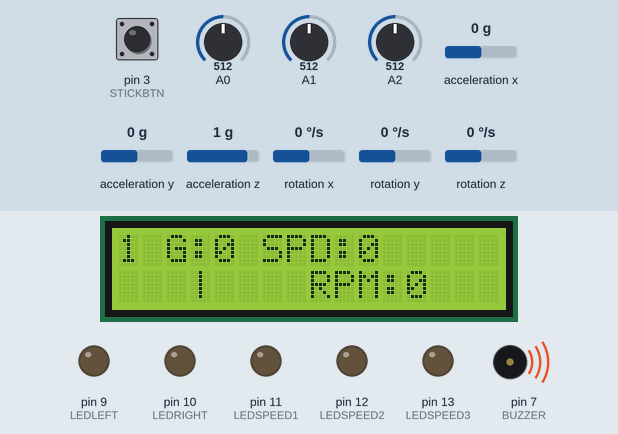
The program below on a simulated Arduino Uno, built with avr-gcc and run on an emulated ATmega328P. Shown: 16×2 character LCD, output pins drawn as LEDs (lit = HIGH), buzzer (waves = sounding). Wiring (inferred from the names in the program): MPU-6050 motion sensor at I2C address 0x68. Dashed ring = blinking. The test bench sets the inputs (shaded band); at power-on: A2 = 512, acceleration y 0 g, A1 = 512, pin 3 (STICKBTN) HIGH, A0 = 512, acceleration x 0 g, acceleration z 1 g, rotation x 0 °/s, rotation y 0 °/s, rotation z 0 °/s. Pins used as bus, display or sensor lines are not drawn; what the program prints to the serial monitor is not drawn.

Above: at 2.04 s.
2.8 s: A2 set to 467
4.3 s: A2 set to 438
At 4.7 s:
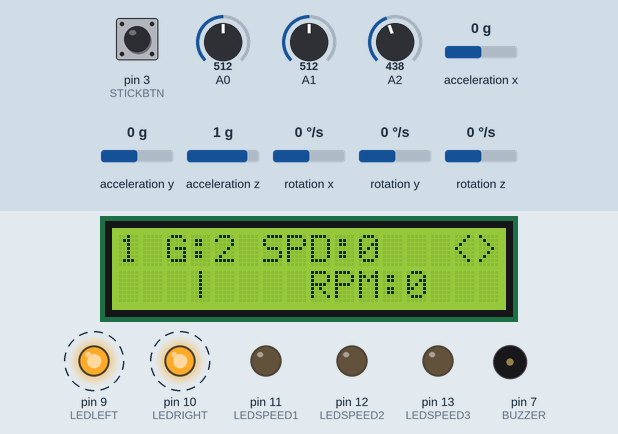
6.8 s: acceleration y set to -1.4 g
At 8.1 s:
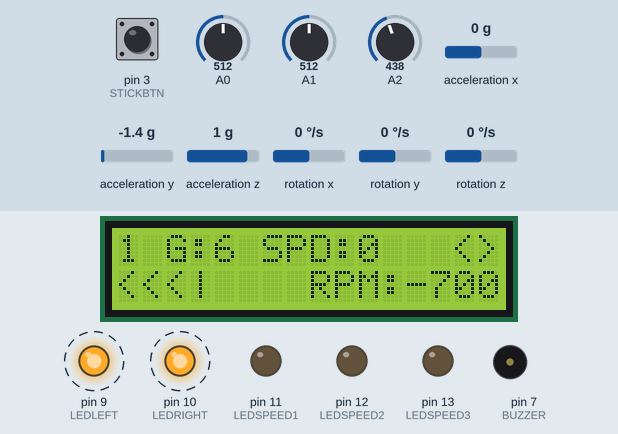
9.8 s: acceleration y set to 0.8 g
At 10.4 s:
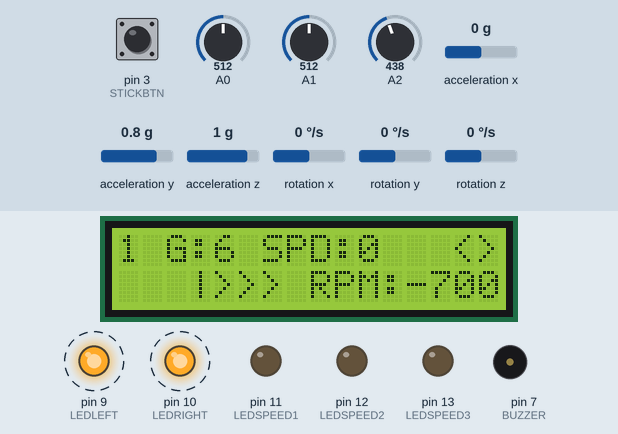
12.8 s: A1 set to 534
At 14.24 s:
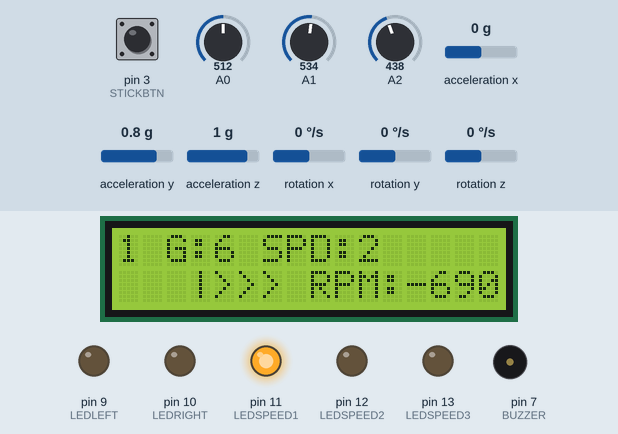
15.2 s: A2 set to 401
16.7 s: A2 set to 380
At 20.2 s:
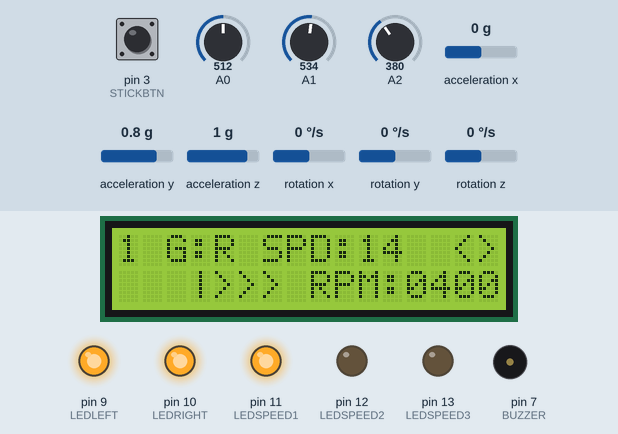
Timing chart, 0 to 20.7 s (numbered marks = the images above; inputs shaded):
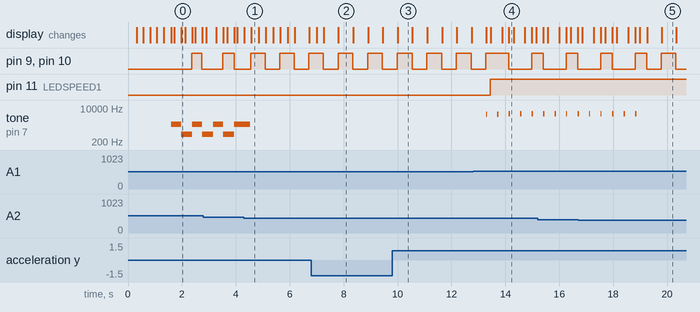

Measured:
- the behaviour switches between 450 and 449 on A2 (found by bisection; images 0 and 1)
- the behaviour switches between 520 and 521 on A1 (found by bisection; images 3 and 4)
- the behaviour switches between 390 and 389 on A2 (found by bisection; images 4 and 5)
- after the input at 6.8 s, the display: changes after 0.19 s (image 2)
- after the input at 9.8 s, the display: first differs from a run without the input after 0.21 s (image 3)
- after the input at 12.8 s, pin 11 (LEDSPEED1): LOW → HIGH after 0.63 s; tone on pin 7 (BUZZER): plays 5000 Hz for 0.05 s, 5010 Hz for 0.05 s, 5020 Hz for 0.05 s, 5030 Hz for 0.05 s, 5040 Hz for 0.05 s, starting after 0.48 s; the display: first differs from a run without the input after 0.65 s (image 4 shows a later state)
- after the input at 16.7 s, tone on pin 7 (BUZZER): goes on until 18.9 s, then stays silent

The program:

main.cpp
```cpp
#include "shared.h"
#include "gear.h"
#include "lcd.h"
#include "buzzer.h"
#include "engine.h"
#include "control.h"

static int aBtnValue = 0;

LiquidCrystal_I2C lcd(0x27, 2, 1, 0, 4, 5, 6, 7, 3, POSITIVE);
const int MPU_addr=0x68;   // I2C address of the MPU-6050
int16_t AcX,AcY,AcZ,Tmp,GyX,GyY,GyZ;

void setup() {
  Wire.begin();
  Wire.beginTransmission(MPU_addr);
  Wire.write(0x6B);  // PWR_MGMT_1 register
  Wire.write(0);     // set to zero (wakes up the MPU-6050)
  Wire.endTransmission(true);
  Serial.begin(9600);
  StartLCD(&lcd);
  // Inputs
  pinMode(A0, INPUT);
  pinMode(A1, INPUT);
  pinMode(A2, INPUT);
  pinMode(STICKBTN, INPUT);
  // Outputs
  pinMode(A4, OUTPUT);
  pinMode(A5, OUTPUT);
  pinMode(BUZZER, OUTPUT);
  pinMode(LEDLEFT, OUTPUT);
  pinMode(LEDRIGHT, OUTPUT);
  pinMode(LEDSPEED1, OUTPUT);
  pinMode(LEDSPEED2, OUTPUT);
  pinMode(LEDSPEED3, OUTPUT);
  timer = millis();
  BlinkAll(&car);
}

void(* resetFunc) (void) = 0;

void loop() {
  aBtnValue = 0;
  Wire.beginTransmission(MPU_addr);
  Wire.write(0x3B);                     // starting with register 0x3B (ACCEL_XOUT_H)
  Wire.endTransmission(false);
  Wire.requestFrom(MPU_addr,14,true);   // request a total of 14 registers

  GyX = Wire.read()<<8|Wire.read();     // 0x43 (GYRO_XOUT_H) & 0x44 (GYRO_XOUT_L)
  GyY = Wire.read()<<8|Wire.read();     // 0x45 (GYRO_YOUT_H) & 0x46 (GYRO_YOUT_L)
  GyZ = Wire.read()<<8|Wire.read();     // 0x47 (GYRO_ZOUT_H) & 0x48 (GYRO_ZOUT_L)
  Tmp = Wire.read()<<8|Wire.read();     // 0x41 (TEMP_OUT_H) & 0x42 (TEMP_OUT_L)
  Serial.print("TEMP:");
  Serial.println((Tmp / 340.00) + 36.53);
  // Driving Wheel
  if (GyY < -4000 || GyY > 4000)  {
    //Serial.print(" | GyX = "); Serial.print(GyX);
    //Serial.print(" | GyY = "); Serial.println(GyY);
    //Serial.print(" | GyZ = "); Serial.println(GyZ);
    //delay(500);
    GyY < 0 ? LCDTurnLeft(GyY) : LCDTurnRight(GyY);
  }

  if (digitalRead(STICKBTN) == LOW) {
     Buzz();
  }
  car.stickX = analogRead(A0);
  car.stickY = analogRead(A1);
  aBtnValue = analogRead(A2);

  if (aBtnValue > 100) {
    //Serial.print("BtnValue: ");
    //Serial.println(aBtnValue);
    // Left Blinker
    aBtnValue >= 240 && aBtnValue < 270 ? BlinkLeft(&car) : NULL;
    // Right Blinker
    aBtnValue >= 270 && aBtnValue < 300 ? BlinkRight(&car) : NULL;
    // Gear Down
    aBtnValue >= 300 && aBtnValue < 390 ? GearDown(&car) : NULL;
    // Gear Up
    aBtnValue >= 400 && aBtnValue < 450 ? GearUp(&car) : NULL;
    // Start
    aBtnValue >= 450 && aBtnValue < 600 ? StartStop(&car) : NULL;
    delay(250);
  }
  // Control
  CarState(&car);
}
```

buzzer.cpp
```cpp
#include "buzzer.h"

void Buzz() {
  tone(BUZZER, 1500, 500);
  Serial.println("BUZZ!");
  delay(500);
}

void Alarm() {
  tone(BUZZER, 2500, 500);
  Serial.println("ALARM!");
  delay(500);
}

void EngineWorking(int freq) {
  tone(BUZZER, freq, 500);
  delay(50);
  tone(BUZZER, 0, 0);
}

void EngineStart() {
  tone(BUZZER, 1500, 600);
  delay(100);
}

void EngineStop() {
  tone(BUZZER, 500, 600);
  delay(100);
}
```

buzzer.h
```cpp
#ifndef BUZZER_H
#define BUZZER_H

#include "shared.h"

void Buzz();

void Alarm();

void EngineStart();

void EngineStop();

void EngineWorking(int freq);

#endif
```

control.cpp
```cpp
#include "control.h"

void CarState(Car *car) {
// Left Blinker [OK]
if (car->leftBlink == 1) {
  /*digitalWrite(LEDLEFT, HIGH);
  LCDBlinkLeft(1);
  delay(250);
  digitalWrite(LEDLEFT, LOW);
  LCDBlinkLeft(0);
  delay(250);*/
  if (millis() > timer + (period / 2)) {
    //timer = millis();
    digitalWrite(LEDRIGHT, LOW);
    digitalWrite(LEDLEFT, HIGH);
    LCDBlinkLeft(1);
    Serial.println("BlinkLeftOn");
  }
  if (millis() > timer + period) {
    timer = millis();
    digitalWrite(LEDLEFT, LOW);
    LCDBlinkLeft(0);
    Serial.println("BlinkLeftOff");
  }
}
// Right Blinker [OK]
if (car->rightBlink == 1) {
  /*digitalWrite(LEDRIGHT, HIGH);
  LCDBlinkRight(1);
  delay(250);
  digitalWrite(LEDRIGHT, LOW);
  LCDBlinkRight(0);
  delay(250);*/
  if (millis() > timer + (period / 2)) {
    digitalWrite(LEDLEFT, LOW);
    digitalWrite(LEDRIGHT, HIGH);
    LCDBlinkRight(1);
    Serial.println("BlinkRightOn");
  }
  if (millis() > timer + period) {
    timer = millis();
    digitalWrite(LEDRIGHT, LOW);
    LCDBlinkRight(0);
    Serial.println("BlinkRightOff");
  }
}
if (car->blinkAll == 1) {
  /*digitalWrite(LEDLEFT, HIGH);
  digitalWrite(LEDRIGHT, HIGH);
  LCDBlinkAll(1);
  delay(250);
  digitalWrite(LEDLEFT, LOW);
  digitalWrite(LEDRIGHT, LOW);
  LCDBlinkAll(0);
  delay(250);*/
  if (millis() > timer + (period / 2)) {
    digitalWrite(LEDLEFT, HIGH);
    digitalWrite(LEDRIGHT, HIGH);
    LCDBlinkAll(1);
    Serial.println("BlinkAllOn");
  }
  if (millis() > timer + period) {
    timer = millis();
    digitalWrite(LEDLEFT, LOW);
    digitalWrite(LEDRIGHT, LOW);
    LCDBlinkAll(0);
    Serial.println("BlinkAllOff");
  }
}
// If Car Working
if (car->carOn == 1) {
    // Car Working
    if (car->stickY > 520) {
      Serial.println(car->stickY);
      if (car->gear >= 1 && car->speed < 50) {
        car->speed += SpeedUp(&car->stickY, &car->speed);
      }
      else if (car->gear >= 2 && car->speed < 100) {
        car->speed += SpeedUp(&car->stickY, &car->speed);
      }
      else if (car->gear >= 2 && car->speed < 100) {
        car->speed += SpeedUp(&car->stickY, &car->speed);
      }
      else if (car->gear >= 3 && car->speed < 150) {
        car->speed += SpeedUp(&car->stickY, &car->speed);
      }
      else if (car->gear >= 4 && car->speed < 200) {
        car->speed += SpeedUp(&car->stickY, &car->speed);
      }
      else if (car->gear >= 5 && car->speed < 250) {
        car->speed += SpeedUp(&car->stickY, &car->speed);
      }
      else if (car->gear >= 6 && car->speed < 300) {
        car->speed += SpeedUp(&car->stickY, &car->speed);
      }
    }
    else if (car->stickY < 500 && car->speed > 0) {
      Serial.println(car->stickY);
      car->speed -= SpeedDown(&car->stickY);
    }
    Leds(&car->speed);
    LCDSpeed(&car->speed);
    LCDRPM(&car->gear, &car->speed);
  }
  else {

  }
}
```

control.h
```cpp
#ifndef CONTROL_H
#define CONTROL_H

#include "shared.h"
#include "lcd.h"
#include "engine.h"
#include "lights.h"

void CarState(Car *car);

#endif
```

engine.cpp
```cpp
#include "engine.h"

int StartStop(Car *car) {
  if (car->carOn == 0) {
    EngineStart();
    LCDCarOn(1);
    digitalWrite(LEDCARON, HIGH);
    car->carOn = 1;
    Serial.println("START!");
    return 1;
  }
  else  {
    EngineStop();
    LCDCarOn(0);
    digitalWrite(LEDCARON, LOW);
    digitalWrite(LEDSPEED1, LOW);
    digitalWrite(LEDSPEED2, LOW);
    digitalWrite(LEDSPEED3, LOW);
    ResetLCD();
    car->carOn = 0;
    car->speed = 0;
    car->gear = 0;
    car->rpm = 0;
    Serial.println("STOP!");
    return 0;
  }
}

int SpeedUp(int *stickY, int *speed) {
  if (*stickY > 520 && *stickY < 650) {
    EngineWorking((*speed + 500) * 10);
    delay(100);
  }
  else if (*stickY > 650 && *stickY < 800) {
    EngineWorking((*speed + 750) * 10);
    delay(50);
  }
  else if (*stickY > 800 ) {
    EngineWorking((*speed + 1000) * 10);
  }
  return 1;
}

int SpeedDown(int *stickY) {
  if (*stickY > 350 && *stickY < 500) {
    delay(150);
  }
  else if (*stickY > 150 && *stickY < 350) {
    delay(100);
  }
  else if (*stickY < 150 ) {
    delay(50);
  }
  return 1;
}

void Leds(int *speed) {
  if (*speed > 0 && *speed < 100) {
    digitalWrite(LEDSPEED1, HIGH);
    digitalWrite(LEDSPEED2, LOW);
    digitalWrite(LEDSPEED3, LOW);
  }
  else if (*speed > 100 && *speed <= 150) {
    digitalWrite(LEDSPEED1, LOW);
    digitalWrite(LEDSPEED2, HIGH);
    digitalWrite(LEDSPEED3, LOW);
  }
  else if (*speed > 150 && *speed < 250) {
    digitalWrite(LEDSPEED1, LOW);
    digitalWrite(LEDSPEED2, LOW);
    digitalWrite(LEDSPEED3, HIGH);
  }
  else if (*speed > 250) {
    digitalWrite(LEDSPEED1, HIGH);
    digitalWrite(LEDSPEED2, HIGH);
    digitalWrite(LEDSPEED3, HIGH);
  }
}
```

engine.h
```cpp
#ifndef ENGINE_H
#define ENGINE_H

#include "shared.h"
#include "buzzer.h"
#include "lcd.h"

int StartStop(Car *car);

int SpeedUp(int *stickY, int *speed);

int SpeedDown(int *stickY);

void Leds(int *speed);

#endif
```

gear.cpp
```cpp
#include "gear.h"

int GearUp(Car *car) {
  if (car->gear < 6)
  {
    car->gear++;
    LCDGear(&car->gear);
    Serial.print("GearUp");
    Serial.println(car->gear);
    return 1;
  }
  else
  {
    return 0;
  }
}

int GearDown(Car *car) {
  if (car->gear > -1 && car->gear <= 6)
  {
    car->gear--;
    LCDGear(&car->gear);
    Serial.print("GearDown");
    Serial.println(car->gear);
    return 1;
  }
  else
  {
    return 0;
  }
}
```

gear.h
```cpp
#ifndef GEAR_H
#define GEAR_H

#include "shared.h"
#include "lcd.h"

int GearUp(Car *car);

int GearDown(Car *car);

#endif
```

lights.cpp
```cpp
#include "lights.h"

void ResetBlinkers() {
  digitalWrite(LEDRIGHT, LOW);
  digitalWrite(LEDLEFT, LOW);
  LCDBlinkLeft(0);
  LCDBlinkRight(0);
}

int BlinkRight(Car *car) {
  if (car->rightBlink == 0) {
    car->rightBlink = 1;
    car->leftBlink = 0;
    car->blinkAll = 0;
    return 1;
  }
  else {
    car->rightBlink = 0;
    ResetBlinkers();
    return 0;
  }
}

int BlinkLeft(Car *car) {
  if (car->leftBlink == 0) {
    car->leftBlink = 1;
    car->rightBlink = 0;
    car->blinkAll = 0;
    return 1;
  }
  else {
    car->leftBlink = 0;
    ResetBlinkers();
    return 0;
  }
}

int BlinkAll(Car *car) {
  if (car->blinkAll == 0) {
    car->leftBlink = 0;
    car->rightBlink = 0;
    car->blinkAll = 1;
    return 1;
  }
  else {
    car->leftBlink = 0;
    car->rightBlink = 0;
    car->blinkAll = 0;
    ResetBlinkers();
    return 0;
  }
}
```

lights.h
```cpp
#ifndef LIGHTS_H
#define LIGHTS_H

#include "shared.h"
#include "lcd.h"

int BlinkRight(Car *car);

int BlinkLeft(Car *car);

int BlinkAll(Car *car);

#endif
```

shared.h
```cpp
#ifndef SHARED_H
#define SHARED_H

#include <Arduino.h>
#include <Wire.h>
#include <LiquidCrystal_I2C.h>

#define LEDCARON 2
#define STICKBTN 3
#define BLINKALL 4
#define BUZZER 7
#define LEDLEFT 9
#define LEDRIGHT 10
#define LEDSPEED1 11
#define LEDSPEED2 12
#define LEDSPEED3 13
#define SPEED A1

static int period = 1000;
static unsigned long timer = 0;

static struct Car {
   bool   carOn       = 0;
   bool   leftBlink   = 0;
   bool   rightBlink  = 0;
   bool   blinkAll    = 0;
   int    stickX      = 0;
   int    stickY      = 0;
   int    gear        = 0;
   int    rpm         = 0;
   int    speed       = 0;
   int    left        = 0;
   int    right       = 0;
} car;

#endif
```

lcd.cpp
```cpp
#include "lcd.h"

LiquidCrystal_I2C *display;

int StartLCD(LiquidCrystal_I2C *lcd) {
  display = lcd;
  display->begin(16,2);
  for (int i = 0; i< 3; i++) {
    display->backlight();
    delay(250);
    display->noBacklight();
    delay(250);
  }
  display->backlight();
  ResetLCD();
  return 1;
}

void ResetLCD() {
  display->setCursor(0,0);
  display->print("0");
  display->setCursor(2,0);
  display->print("G:");
  display->setCursor(4,0);
  display->print("-");
  display->setCursor(6,0);
  display->print("SPD:");
  display->setCursor(10,0);
  display->print("---");
  display->setCursor(3,1);
  display->print("|");
  display->setCursor(8,1);
  display->print("RPM:");
  display->setCursor(12,1);
  display->print("----");
}

void LCDCarOn(bool on) {
  if (on) {
    display->setCursor(0,0);
    display->print("1");
    display->setCursor(4,0);
    display->print("0");
    display->setCursor(10,0);
    display->print("0");
    display->setCursor(12,1);
    display->print("0   ");
  }
  else {
    ResetLCD();
  }
}

void LCDBlinkLeft(bool show) {
  display->setCursor(14,0);
  show ? display->print("<") : display->print(" ");
}

void LCDBlinkRight(bool show) {
  display->setCursor(15,0);
  show ? display->print(">") : display->print(" ");
}

void LCDBlinkAll(bool show) {
  display->setCursor(14,0);
  show ? display->print("<>") : display->print("  ");
}

void LCDGear(int *gear) {
  display->setCursor(4,0);
  if (*gear == -1) {
    display->print("R");
  }
  else {
    display->print(*gear);
  }
}

void LCDSpeed(int *speed) {
  display->setCursor(10,0);
  display->print("   ");
  display->setCursor(10,0);
  display->print(*speed);
  // OUTPUT
  Serial.print("Speed:");
  Serial.println(*speed);
}

void LCDRPM(int *gear, int *speed) {
  display->setCursor(12,1);
  int rpm = 0;
  switch (*gear) {
    case 1:
      rpm = (*speed * 100);
      break;
    case 2:
      rpm = ((*speed * 80) - 2000);
      break;
    case 3:
      rpm = ((*speed * 70) - 4000);
      break;
    case 4:
      rpm = ((*speed * 60) - 5000);
      break;
    case 5:
      rpm = ((*speed * 55) - 6000);
      break;
    case 6:
      rpm = ((*speed * 50) - 7000);
      break;
    }
    display->print(rpm);
    Serial.print("RPM:");
    Serial.println(rpm);
}

void LCDTurnLeft(int value) {
  int leftValue = (value > -6000 && value < -4000) ? 1 : (value < -8000 ? 3 : 2);
  display->setCursor(4,1);
  display->print("   ");
  display->setCursor(0,1);
  switch (leftValue) {
    case 1:
      display->print("  <");
      Serial.println("  <");
      break;
    case 2:
      display->print(" <<");
      Serial.println(" <<");
      break;
    case 3:
      display->print("<<<");
      Serial.println("<<<");
      break;
    default:
      display->print("   ");
      break;
  }
}

void LCDTurnRight(int value) {
  int leftValue = (value > 4000 && value < 6000) ? 1 : (value > 8000 ? 3 : 2);
  display->setCursor(0,1);
  display->print("   ");
  display->setCursor(4,1);
  switch (leftValue) {
    case 1:
      display->print(">  ");
      Serial.println(">  ");
      break;
    case 2:
      display->print(">> ");
      Serial.println(">> ");
      break;
    case 3:
      display->print(">>>");
      Serial.println(">>>");
      break;
    default:
      display->print("   ");
      break;
  }
}

void LCDShowMsg(char msg) {
  display->setCursor(0,1);
  display->print(msg);
}
```

lcd.h
```cpp
#ifndef LCD_H
#define LCD_H

#include "shared.h"

int StartLCD(LiquidCrystal_I2C *lcd);

void ResetLCD();

void LCDCarOn(bool on);

void LCDBlinkLeft(bool show);

void LCDBlinkRight(bool show);

void LCDBlinkAll(bool show);

void LCDGear(int *gear);

void LCDSpeed(int *speed);

void LCDRPM(int *gear, int *speed);

void LCDTurnLeft(int value);

void LCDTurnRight(int value);

void LCDShowMsg(char msg);

#endif
```
